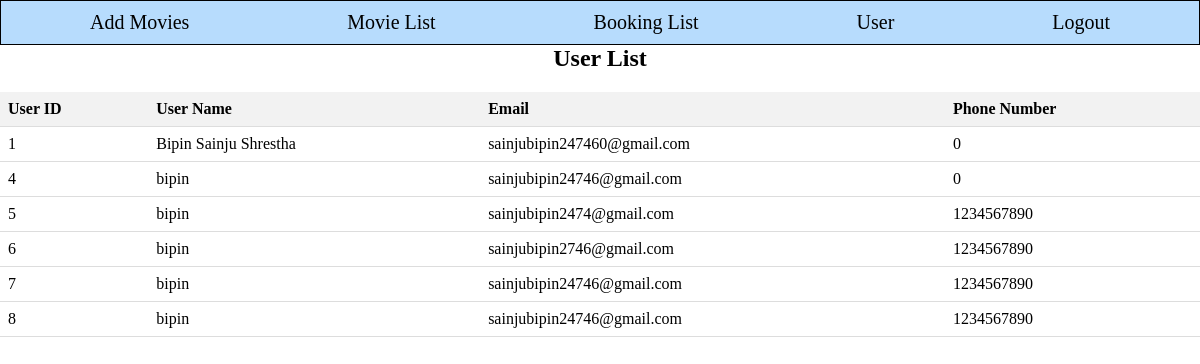
Screenshot of /admin/user.php with the database file from the repository.
### tables this page shows
CREATE TABLE `user` (
  `id` int(11) NOT NULL,
  `name` varchar(255) NOT NULL,
  `email` varchar(255) NOT NULL,
  `password` varchar(255) NOT NULL,
  `phone_no` int(11) NOT NULL
);

### admin/user.php (the view, shortened to what this page needs)
<?php
include('header.php');
require '../connection.php';
?>
<link rel="stylesheet" href="user.css">
<h2 class="h2">User List</h2>
<table class="edit-delete-table">
  <tr>
    <th>User ID</th>
    <th>User Name</th>
    <th>Email</th>
    <th>Phone Number</th>
  </tr>
  <?php
  $sql = "SELECT * FROM user";
  $result = $conn->query($sql);
  if ($result && $result->num_rows > 0) {
    while ($row = $result->fetch_assoc()) {
      $id = $row['id'];
      $name = $row['name'];
      $email = $row['email'];
      $phone = $row['phone_no'];
      echo "
      <tr>
        <td>$id</td>
        <td>$name</td>
        <td>$email</td>
        <td>$phone</td>
      </tr>
      ";
    }
  } else {
    echo "<tr><td colspan='4'>No users found</td></tr>";
  }
  ?>
</table>
</body>
</html>

### admin/header.css (style rules this page uses)
* { padding: 0; margin: 0; }

### admin/user.css (style rules this page uses)
.h2 { text-align: center; font-weight: bold; }
.edit-delete-table { width: 100%; border-collapse: collapse; margin-bottom: 20px; margin-top: 20px; }
.edit-delete-table th, .edit-delete-table td { padding: 8px; text-align: left; border-bottom: 1px solid #ddd; }
.edit-delete-table th { background-color: #f2f2f2; }

### rows the page displays
user: id "1", name "Bipin Sainju Shrestha", email "sainjubipin247460@gmail.com", phone_no "0"
user: id "4", name "bipin", email "sainjubipin24746@gmail.com", phone_no "0"
user: id "5", name "bipin", email "sainjubipin2474@gmail.com", phone_no "1234567890"
user: id "6", name "bipin", email "sainjubipin2746@gmail.com", phone_no "1234567890"
user: id "7", name "bipin", email "sainjubipin24746@gmail.com", phone_no "1234567890"
user: id "8", name "bipin", email "sainjubipin24746@gmail.com", phone_no "1234567890"
